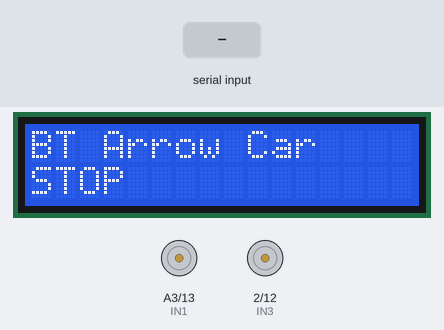
Bench run of a sketch on a simulated Arduino Uno, built with avr-gcc and run on an emulated ATmega328P. Shown: 16×2 character LCD, motor-driver pin pairs drawn as motors (green arrow = first pin HIGH = forward, orange = second pin HIGH = backward, longer = more drive, scaled by the enable pin). Inputs (shaded band) come from the test bench.

Above: at 1.2 s.
1.3 s: "U\n" received over the second serial link
At 2.1 s:
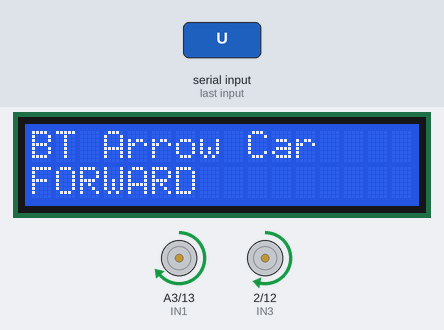
3.8 s: "D\n" received over the second serial link
At 4.1 s:
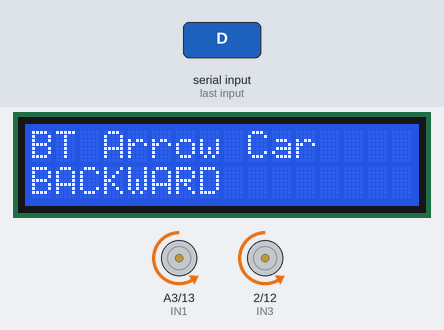
Timing chart, 0 to 6.8 s (numbered marks = the images above; inputs shaded):
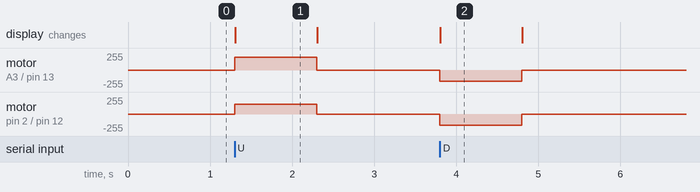

The sketch:

task4projectweek3.ino
```cpp
#include <LiquidCrystal.h>
#include <SoftwareSerial.h>
// ================= PIN CONFIGURATION =================

// Right motor
const int ENA = 3;
const int IN1 = A3;
const int IN2 = 13;

// Left motor
const int ENB = 11;
const int IN3 = 2;
const int IN4 = 12;

// LCD
LiquidCrystal lcd(8, 9, 4, 5, 6, 7);

// ================= BLUETOOTH =================
SoftwareSerial BT(1, A2);   // RX, TX  (HC-05 TX->D1, RX->A2)

// ================= SPEED SETTINGS =================
int BASE_SPEED = 170;
int TURN_SPEED = 200;

const int RIGHT_WHEEL_OFFSET = 20;
const int LEFT_WHEEL_OFFSET  = -20;

// ================= TIMEOUT =================
const unsigned long CMD_TIMEOUT = 1000;
unsigned long lastCmdTime = 0;

// ================= MODES =================
enum MotionMode {
  MODE_STOP,
  MODE_FWD,
  MODE_BACK,
  MODE_LEFT,
  MODE_RIGHT,
  MODE_FWD_LEFT,
  MODE_FWD_RIGHT
};

MotionMode currentMode = MODE_STOP;
MotionMode lastShownMode = MODE_STOP;

// ================= MOTOR HELPERS =================

void motorA(int s) {
  if (s > 0) { digitalWrite(IN1, HIGH); digitalWrite(IN2, LOW);  analogWrite(ENA, s); }
  else if (s < 0) { digitalWrite(IN1, LOW); digitalWrite(IN2, HIGH); analogWrite(ENA, -s); }
  else { digitalWrite(IN1, LOW); digitalWrite(IN2, LOW); analogWrite(ENA, 0); }
}

void motorB(int s) {
  if (s > 0) { digitalWrite(IN3, HIGH); digitalWrite(IN4, LOW);  analogWrite(ENB, s); }
  else if (s < 0) { digitalWrite(IN3, LOW); digitalWrite(IN4, HIGH); analogWrite(ENB, -s); }
  else { digitalWrite(IN3, LOW); digitalWrite(IN4, LOW); analogWrite(ENB, 0); }
}

void stopMotors() {
  motorA(0);
  motorB(0);
}

// Straight forward
void forwardStraight() {
  int r = constrain(BASE_SPEED + RIGHT_WHEEL_OFFSET, 0, 255);
  int l = constrain(BASE_SPEED + LEFT_WHEEL_OFFSET, 0, 255);
  motorA(r);
  motorB(l);
}

// Straight backward
void backwardStraight() {
  motorA(-BASE_SPEED);
  motorB(-BASE_SPEED);
}

// ================= SHARPER STRAFES  =================

// Forward + LEFT
void forwardRightArc() {
  int r = (BASE_SPEED * 0.2) + RIGHT_WHEEL_OFFSET;  // inside wheel (SLOW)
  int l = BASE_SPEED + LEFT_WHEEL_OFFSET;           // outside wheel (FAST)
  r = constrain(r, 0, 255);
  l = constrain(l, 0, 255);
  motorA(r);
  motorB(l);
}

// Forward + RIGHT
void forwardLeftArc() {
  int r = BASE_SPEED + RIGHT_WHEEL_OFFSET;          // outside wheel FAST
  int l = (BASE_SPEED * 0.2) + LEFT_WHEEL_OFFSET;   // inside wheel SLOW
  r = constrain(r, 0, 255);
  l = constrain(l, 0, 255);
  motorA(r);
  motorB(l);
}

// Spins
void spinLeft()  { motorA(-TURN_SPEED); motorB(TURN_SPEED); }
void spinRight() { motorA(TURN_SPEED);  motorB(-TURN_SPEED); }

// ================= LCD =================

void updateLCD(MotionMode mode) {
  if (mode == lastShownMode) return;
  lastShownMode = mode;

  lcd.clear();
  lcd.setCursor(0, 0);
  lcd.print("BT Arrow Car");
  lcd.setCursor(0, 1);

  switch (mode) {
    case MODE_STOP:       lcd.print("STOP"); break;
    case MODE_FWD:        lcd.print("FORWARD"); break;
    case MODE_BACK:       lcd.print("BACKWARD"); break;
    case MODE_LEFT:       lcd.print("LEFT SPIN"); break;
    case MODE_RIGHT:      lcd.print("RIGHT SPIN"); break;
    case MODE_FWD_LEFT:   lcd.print("FWD + LEFT"); break;
    case MODE_FWD_RIGHT:  lcd.print("FWD + RIGHT"); break;
  }
}

// ================= COMMAND PROCESSING =================

void handleCommand(char cmd, unsigned long now) {
  lastCmdTime = now;

  switch (cmd) {
    // Forward
    case 'U': case 'u':
    case 'F': case 'f':
    case '2':
      currentMode = MODE_FWD;
      break;

    // Backward
    case 'D': case 'd':
    case 'B': case 'b':
    case '8':
      currentMode = MODE_BACK;
      break;

    // Turns
    case 'L': case 'l':
    case '4':
      currentMode = MODE_LEFT;
      break;

    case 'R': case 'r':
    case '6':
      currentMode = MODE_RIGHT;
      break;

    // ================= NEW COMBOS =================
    // F + L → app sends G
    case 'G': case 'g':
      currentMode = MODE_FWD_RIGHT;
      break;

    // F + R → app sends H
    case 'H': case 'h':
      currentMode = MODE_FWD_LEFT;
      break;

    // Stop
    case 'S': case 's': case '0':
      currentMode = MODE_STOP;
      break;

    default:
      break;
  }
}

// ================= APPLY MOTION =================

void applyMotion() {
  switch (currentMode) {
    case MODE_STOP: stopMotors(); break;
    case MODE_FWD: forwardStraight(); break;
    case MODE_BACK: backwardStraight(); break;
    case MODE_LEFT: spinLeft(); break;
    case MODE_RIGHT: spinRight(); break;

    // Inverted strafes
    case MODE_FWD_LEFT: forwardLeftArc(); break;
    case MODE_FWD_RIGHT: forwardRightArc(); break;
  }

  updateLCD(currentMode);
}

// ================= SETUP =================

void setup() {
  pinMode(ENA, OUTPUT); pinMode(IN1, OUTPUT); pinMode(IN2, OUTPUT);
  pinMode(ENB, OUTPUT); pinMode(IN3, OUTPUT); pinMode(IN4, OUTPUT);

  lcd.begin(16, 2);
  lastShownMode = (MotionMode)(-1);
  updateLCD(MODE_STOP);

  BT.begin(9600);
  stopMotors();
  lastCmdTime = millis();
}

// ================= LOOP =================

void loop() {
  unsigned long now = millis();

  while (BT.available()) {
    char cmd = BT.read();
    if (cmd == '\n' || cmd == '\r') continue;
    handleCommand(cmd, now);
  }

  if (now - lastCmdTime > CMD_TIMEOUT)
    currentMode = MODE_STOP;

  applyMotion();
}
```

Measured:
- after the input at 1.3 s, motor on A3 (IN1) / pin 13 (IN2): stopped → forward 190/255 at once, → stopped 1.0 s later; motor on pin 2 (IN3) / pin 12 (IN4): stopped → forward 150/255 at once, → stopped 1.0 s later; the display: changes at once (image 1)
- after the input at 3.8 s, motor on A3 (IN1) / pin 13 (IN2), motor on pin 2 (IN3) / pin 12 (IN4): stopped → backward 170/255 at once, → stopped 1.0 s later; the display: changes at once (image 2)
- what the display in image 1 shows lasts 1.0 s, from 1.3 s to 2.3 s
